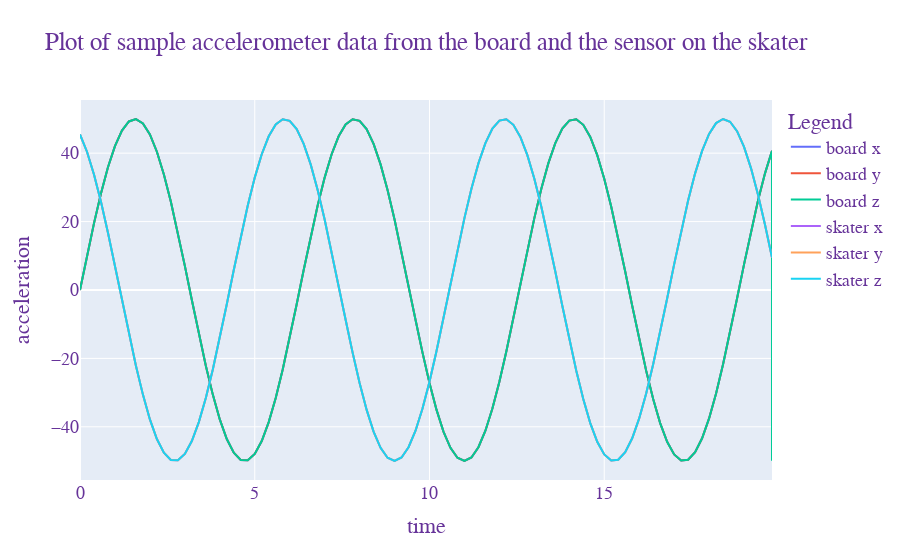

Notebook code for this chart:
### Code cell
#plot the dfTwoSensorsVariableTarget dataframe in the same way as the dfTwoSensors dataframe

fig = go.Figure()
fig.update_layout(
    title="Plot of sample accelerometer data from the board and the sensor on the skater",
    xaxis_title="time",
    yaxis_title="acceleration",
    legend_title="Legend",
    font=dict(
        family="Courier New, monospace",
        size=18,
        color="RebeccaPurple"
    )
)
fig.add_trace(go.Scatter(x=dfTwoSensorsVariableTarget['time'], y=dfTwoSensorsVariableTarget['x'], name="board x"))
fig.add_trace(go.Scatter(x=dfTwoSensorsVariableTarget['time'], y=dfTwoSensorsVariableTarget['y'], name="board y"))
fig.add_trace(go.Scatter(x=dfTwoSensorsVariableTarget['time'], y=dfTwoSensorsVariableTarget['z'], name="board z"))
fig.add_trace(go.Scatter(x=dfTwoSensorsVariableTarget['time'], y=dfTwoSensorsVariableTarget['a'], name="skater x"))
fig.add_trace(go.Scatter(x=dfTwoSensorsVariableTarget['time'], y=dfTwoSensorsVariableTarget['b'], name="skater y"))
fig.add_trace(go.Scatter(x=dfTwoSensorsVariableTarget['time'], y=dfTwoSensorsVariableTarget['c'], name="skater z"))
fig.show()

#save the dataframe to a csv file
dfTwoSensorsVariableTarget.to_csv('dfTwoSensorsVariableTarget.csv', index=False)
